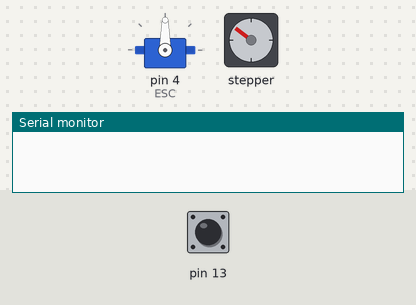
This sketch was run on a simulated Arduino Uno, built with avr-gcc and run on an emulated ATmega328P. Shown: servo, stepper motor, the last lines printed to the serial monitor. Inputs (shaded band) come from the test bench; at power-on: pin 13 HIGH. Stepper angles assume 200 steps per turn.

Above: at 1.1 s.
1.2 s: pin 13 pulled LOW for 3.2 s
At 4.6 s:
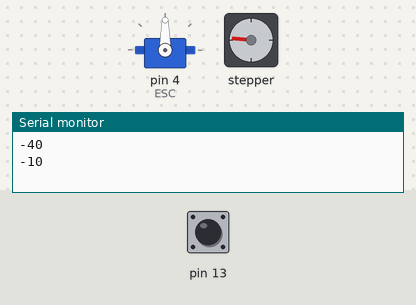
At 8.0 s:
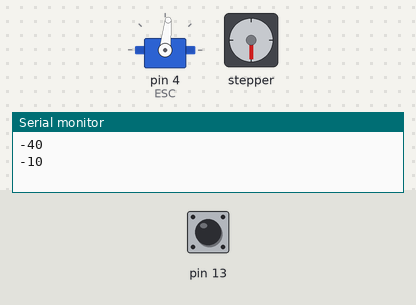
Timing chart, 0 to 17.4 s (numbered marks = the images above; inputs shaded):
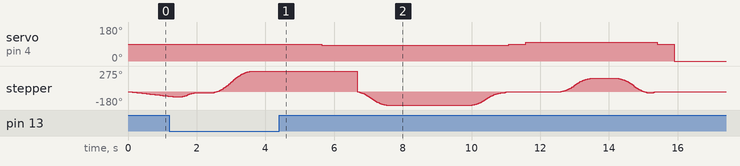

Measured:
- after the input at 1.2 s, servo on pin 4 (ESC): 90° → 84° after 4.4 s, → 90° 5.4 s later, → 100° 0.50 s later, → 90° 3.8 s later, … (5 changes in this stretch)

The sketch:

bikemotortest.ino
```cpp
#include <Servo.h>
#include <AccelStepper.h>

const int dirPin = 2;
const int stepPin = 3;

int limit = 1;
int offset = 163;

#define motorInterfaceType 1

AccelStepper stepper(motorInterfaceType, stepPin, dirPin);
Servo ESC;

float val;

void setup() {
  Serial.begin(9600);
  ESC.attach(4);
  pinMode(13, INPUT_PULLUP);
  stepper.setMaxSpeed(800);
  stepper.setAcceleration(400);

  calibrate();

  ESC.write(84);
  delay(1000);

  stepper.moveTo(-100);
  stepper.runToPosition();

  delay(2500);

  center();

  ESC.write(90);

  delay(500);

  ESC.write(100);
  delay(1000);

  stepper.moveTo(98);
  stepper.runToPosition();

  delay(800);

  center();
  ESC.write(90);

  delay(500);

  ESC.write(84);
  delay(000);
  ESC.write(0);
}

void calibrate() {
  while(limit == HIGH) {
    limit = digitalRead(13);
    stepper.move(-5);
    stepper.runToPosition();
  }

  Serial.println(stepper.currentPosition());

  delay(100);
  stepper.move(30);
  stepper.runToPosition();

  delay(500);
  limit = digitalRead(13);

  while(limit == HIGH) {
    limit = digitalRead(13);
    stepper.move(-1);
    stepper.runToPosition();
    delay(100);
  }

  Serial.println(stepper.currentPosition());

  stepper.move(offset);
  stepper.runToPosition();
  delay(2000);
  stepper.setCurrentPosition(0);
}

void center() {
  stepper.moveTo(-10);
  stepper.runToPosition();
  stepper.moveTo(0);
  stepper.runToPosition();
}

void loop() {

}
```
